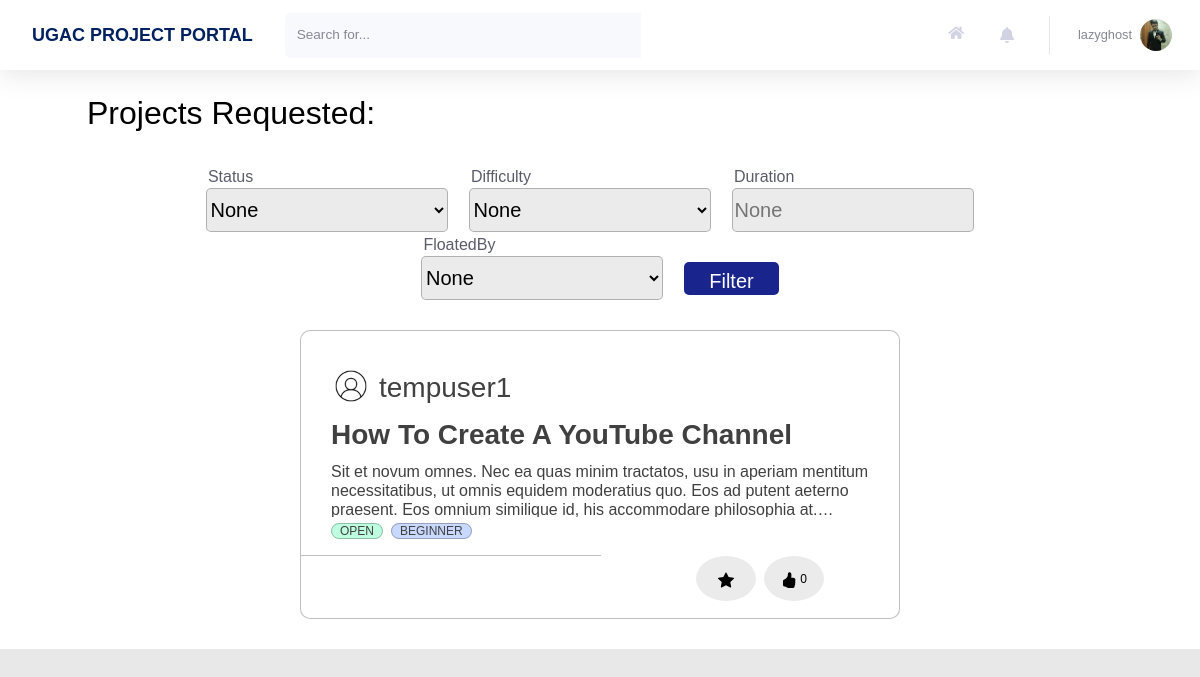
The page /profile/projects/requested (signed in) on the database as committed earlier.
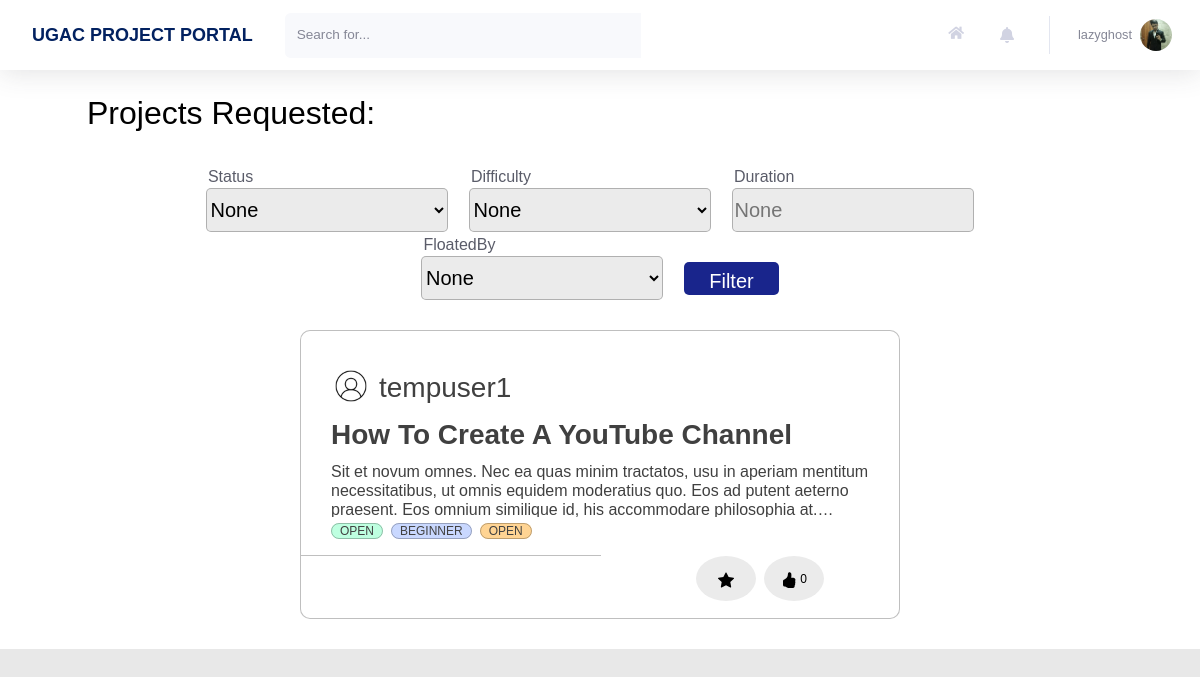
The same page on the database as committed later.
### home/models.py (models this page shows, shortened)
class Project(models.Model):
    Title = models.CharField(max_length=30)
    Description = models.TextField()
    FloatedBy = models.ForeignKey(User, on_delete=models.CASCADE,related_name="FloatedBy")
    Mentors = models.ManyToManyField(User,related_name='Mentors')
    Status = models.CharField(max_length=10, choices=STATUS_CHOICES, default='Open')
    OpenedFor = models.CharField(max_length=300)
    Difficulty = models.CharField(max_length=15, choices=DIFFICULTY_CHOICES, default='Beginner')
    PreRequisite = models.TextField()
    Tags = models.ManyToManyField(Tag, related_name='Tags')
    Duration = models.CharField(max_length=30)
    DatePosted = models.DateTimeField(default = timezone.now)
    SelectionCriteria = models.TextField()
    MailNotification = models.CharField(max_length=5, choices=NOTIFICATION_CHOICES,default='On')
    ApplyRequest = models.ManyToManyField(User, related_name='ApplyRequest', blank = True)
    AlreadyApplied = models.ManyToManyField(User, related_name='AlreadyApplied', blank = True)
    Likes = models.IntegerField(default=0)

class Tag(models.Model):
    Title = models.CharField(max_length=20)
    def __str__(self):
        return f"{self.Title}"

### users/models.py (models this page shows, shortened)
class Profile(models.Model):
    user = models.OneToOneField(User, on_delete=models.CASCADE)
    image = models.ImageField(default = 'default.jpg', upload_to='profile_pics', blank=True)
    rollno = models.CharField(max_length=10)
    year = models.CharField(max_length=30, choices = YEAR_CHOICES)
    branch = models.CharField(max_length=30, choices = BRANCH_CHOICES)
    techskills = models.TextField()
    starred_projects = models.ManyToManyField(Project, related_name='starred_projects', blank = True)
    liked_projects = models.ManyToManyField(Project, related_name='liked_projects', blank = True)
    cv = models.FileField(blank = True, upload_to='resumes')

### users/views.py (the view)
# urls.py: path('projects/requested', views.projects_requested, name = 'projects-requested'),
@login_required
def projects_requested(request):
    all_project_list = Project.objects.all().filter(ApplyRequest = request.user).order_by('-DatePosted')
    myFilter = ProjectFilter(request.GET,queryset=all_project_list)
    filtered_projects= myFilter.qs
    user_starred_projects_id = []
    for project in (filtered_projects and request.user.profile.starred_projects.all()):
        user_starred_projects_id.append(project.id)
    context = {
        'title': 'Projects Requested',
        'projects': filtered_projects,
        'myFilter': myFilter,
        'notifications': Notification.objects.filter(user=request.user).order_by('-time'),
        'user_starred_projects_id' : user_starred_projects_id,
    }
    return render(request, 'users/profile_requested.html', context)

### users/templates/users/profile_requested.html
{% extends 'users/profile_applied.html' %}
{% block headingBlock %}
<h2>Projects Requested:</h2>
{% endblock headingBlock %}

### home/templates/home/main.html (shortened to what the changed rows need)
{% extends 'home/base.html' %}
{% load static %}
{% load crispy_forms_tags %}
{% block customStylesheets %}
<link rel="stylesheet" type="text/css" href="{% static 'home/main.css' %}">
{% endblock customStylesheets %}
{% block content %}
{% block mainContentBlock %}
<div class="project_cards">
    {% block headingBlock %}{% endblock headingBlock %}
    <br>
    {% block allProjectsBlock %}
    <div class="justify-content-center" style="display: flex; flex-wrap: wrap;" id="all-projects">
        {% for project in projects %}
            <div id="projectNumber{{ project.id }}">
                <div class = "blog-container" style="flex: 1 0 45%; margin: 30px; width: 600px; height: 289px; max-width: 600px;">
                    <div class="blog-header" style="display: flex; flex-wrap: wrap;">
                        <div class="blog-author--no-cover" style="background:url('{{project.FloatedBy.profile.image.url}}');background-size: cover; border-radius: 50%; display: inline-block;height: 40px;margin-right: 0.5rem;background-position: center;top: 8px;width: 40px; top: 27px; left: 28px; margin-top: 5px; ">
                        </div>
                        <span style="flex: 1 0 45%; ">
                            <h3 style="margin-top: 10px; color:#858796;"><a href="{% url 'profile' project.FloatedBy.id %}">{{project.FloatedBy}}</a></h3>
                        </span>
                    </div>
                    <div class="blog-body">
                        <div class="blog-title demo-a">
                            <h1><a href="/project/?project_id={{project.id}}">{{ project.Title }}</a></h1>
                        </div>
                        <div class="blog-summary demo-2">
                            <p>{{project.Description}}</p>
                        </div>
                        <div class="blog-tags">
                            <ul>
                                <li><a>{{project.Status}}</a></li>
                                <li><a>{{project.Difficulty}}</a></li>
                                {% for tag in project.Tags.all %}
                                    {% if tag %}
                                            <li>
                                                <a href="/?tag={{tag}}">{{ tag }}</a>
                                            </li>
                                    {% endif %}
                                {% endfor %}
                            </ul>
                        </div>
                    </div>
                    <hr style="width: 300px; border-top: 1px solid rgba(0, 0, 0, 0.25); margin-left: 0px; margin-bottom: 0px;">
                    <div class="blog-footer">
                        <ul>
                            <li>
                                {% if project.id not in projects_id.4 %}
                                    <button class="btn btn-primary btn-user btn-block task" style="margin-left: 430px; width: 60px;" task = "Star" project_id={{project.id}} page_number={{projects.number}}>
                                        <svg xmlns="http://www.w3.org/2000/svg" width="16" height="16" fill="currentColor" class="bi bi-star" viewBox="0 0 16 16">
                                            <path d="M2.866 14.85c-.078.444.36.791.746.593l4.39-2.256 4.389 2.256c.386.198.824-.149.746-.592l-.83-4.73 3.522-3.356c.33-.314.16-.888-.282-.95l-4.898-.696L8.465.792a.513.513 0 0 0-.927 0L5.354 5.12l-4.898.696c-.441.062-.612.636-.283.95l3.523 3.356-.83 4.73zm4.905-2.767-3.686 1.894.694-3.957a.565.565 0 0 0-.163-.505L1.71 6.745l4.052-.576a.525.525 0 0 0 .393-.288L8 2.223l1.847 3.658a.525.525 0 0 0 .393.288l4.052.575-2.906 2.77a.565.565 0 0 0-.163.506l.694 3.957-3.686-1.894a.503.503 0 0 0-.461 0z" />
                                        </svg>
                                    </button>
                                {% else %}
                                    <button class="btn btn-primary btn-user btn-block task" style="margin-left: 430px; width: 60px;" task = "Unstar" project_id={{project.id}} page_number={{projects.number}}>
                                    </button>
                                {% endif %}
                            </li>
                            <li>
                                {% if project.id not in projects_id.1 %}
                                    <button class="btn btn-primary btn-user btn-block task" style="margin-right: 75px; width: 60px;" task = "Like" project_id={{project.id}} page_number={{projects.number}}>
                                        <svg xmlns="http://www.w3.org/2000/svg" width="16" height="16" fill="currentColor" class="bi bi-hand-thumbs-up" viewBox="0 0 16 16"  >
                                            <path d="M8.864.046C7.908-.193 7.02.53 6.956 1.466c-.072 1.051-.23 2.016-.428 2.59-.125.36-.479 1.013-1.04 1.639-.557.623-1.282 1.178-2.131 1.41C2.685 7.288 2 7.87 2 8.72v4.001c0 .845.682 1.464 1.448 1.545 1.07.114 1.564.415 2.068.723l.048.03c.272.165.578.348.97.484.397.136.861.217 1.466.217h3.5c.937 0 1.599-.477 1.934-1.064a1.86 1.86 0 0 0 .254-.912c0-.152-.023-.312-.077-.464.201-.263.38-.578.488-.901.11-.33.172-.762.004-1.149.069-.13.12-.269.159-.403.077-.27.113-.568.113-.857 0-.288-.036-.585-.113-.856a2.144 2.144 0 0 0-.138-.362 1.9 1.9 0 0 0 .234-1.734c-.206-.592-.682-1.1-1.2-1.272-.847-.282-1.803-.276-2.516-.211a9.84 9.84 0 0 0-.443.05 9.365 9.365 0 0 0-.062-4.509A1.38 1.38 0 0 0 9.125.111L8.864.046zM11.5 14.721H8c-.51 0-.863-.069-1.14-.164-.281-.097-.506-.228-.776-.393l-.04-.024c-.555-.339-1.198-.731-2.49-.868-.333-.036-.554-.29-.554-.55V8.72c0-.254.226-.543.62-.65 1.095-.3 1.977-.996 2.614-1.708.635-.71 1.064-1.475 1.238-1.978.243-.7.407-1.768.482-2.85.025-.362.36-.594.667-.518l.262.066c.16.04.258.143.288.255a8.34 8.34 0 0 1-.145 4.725.5.5 0 0 0 .595.644l.003-.001.014-.003.058-.014a8.908 8.908 0 0 1 1.036-.157c.663-.06 1.457-.054 2.11.164.175.058.45.3.57.65.107.308.087.67-.266 1.022l-.353.353.353.354c.043.043.105.141.154.315.048.167.075.37.075.581 0 .212-.027.414-.075.582-.05.174-.111.272-.154.315l-.353.353.353.354c.047.047.109.177.005.488a2.224 2.224 0 0 1-.505.805l-.353.353.353.354c.006.005.041.05.041.17a.866.866 0 0 1-.121.416c-.165.288-.503.56-1.066.56z" />
                                        </svg>
                                    {{project.Likes}}
                                    </button>
                                {% else %}
                                    <button class="btn btn-primary btn-user btn-block task" style="margin-right: 75px; width: 60px;" task = "Unlike" project_id={{project.id}} page_number={{projects.number}}>
                                    {{project.Likes}}
                                    </button>
                                {% endif %}
                            </li>
                        </ul>
                    </div>
                </div>
            </div>
        {% endfor %}
    </div>
    {% endblock allProjectsBlock %}
    {% endblock mainContentBlock %}
    {% endblock content %}

Rows that differ between the two databases and show on the page:
added Tag: Title "OPEN"
